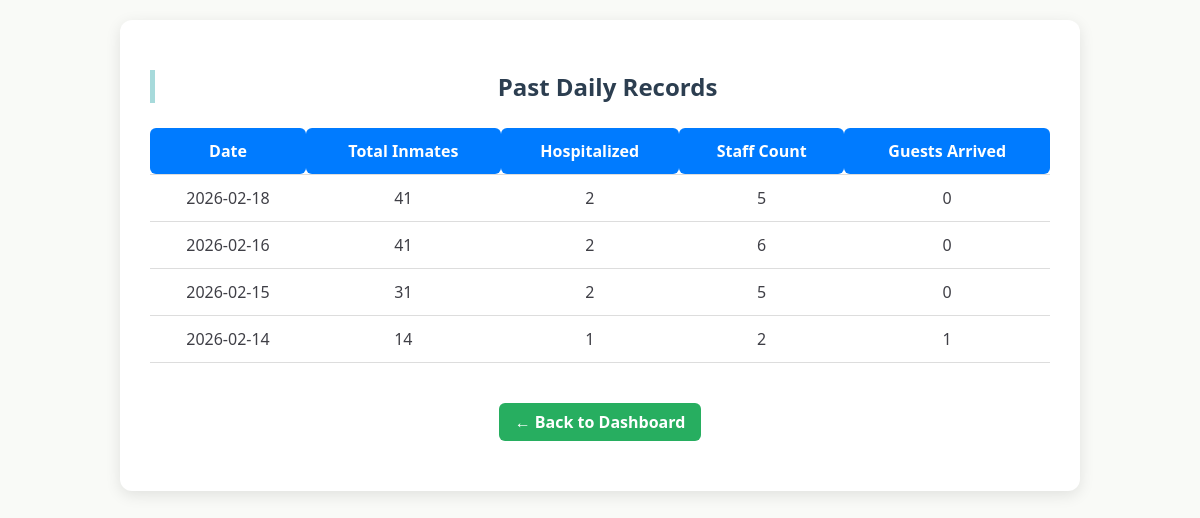
Page /admin/records (signed in) on the earlier database version.
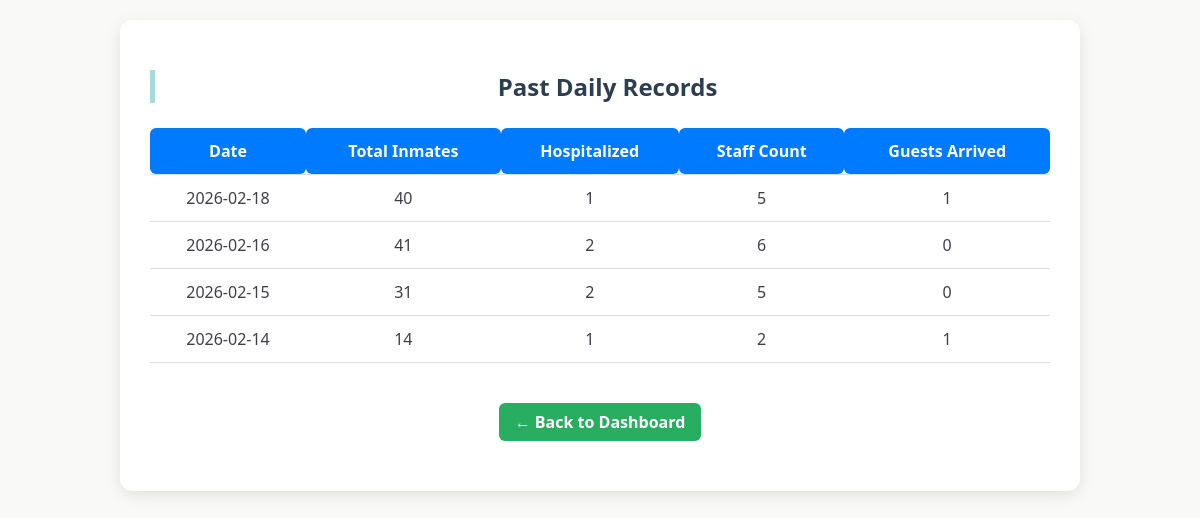
Same page on the later database version.
### tables this page shows
CREATE TABLE daily_records (
        id INTEGER PRIMARY KEY AUTOINCREMENT,
        date TEXT UNIQUE,  -- Added UNIQUE here to support REPLACE logic
        total_inmates INTEGER,
        active_inmates INTEGER,  -- Ensure this is added
        hospitalized INTEGER,
        discharged INTEGER,
        male_inmates INTEGER,
        female_inmates INTEGER,
        new_inmates INTEGER,
        staff_count INTEGER,
        guests_arrived INTEGER
    , deceased INTEGER DEFAULT 0);

### app.py (the view)
@app.route("/admin/records")
def view_records():
    if 'admin' not in session:
        return redirect('/login')
    conn = get_db()
    cur = conn.cursor()
    cur.execute("SELECT * FROM daily_records ORDER BY date DESC")
    records = cur.fetchall()
    conn.close()
    return render_template("view_records.html", records=records)

### app.py (called while the page is built)
def get_db():
    conn = sqlite3.connect(DB)
    conn.row_factory = sqlite3.Row
    return conn

### templates/view_records.html (shortened to what this page needs)
<!DOCTYPE html>
<html lang="en">
<head>
    <link rel="stylesheet" href="{{ url_for('static', filename='style.css') }}">
</head>
<body>
<div class="view-container">
    <h2>Past Daily Records</h2>
    <table>
        <thead>
            <tr>
                <th>Date</th>
                <th>Total Inmates</th>
                <th>Hospitalized</th>
                <th>Staff Count</th>
                <th>Guests Arrived</th>
            </tr>
        </thead>
        <tbody>
            {% for record in records %}
            <tr>
                <td>{{ record['date'] }}</td>
                <td>{{ record['total_inmates'] }}</td>
                <td>{{ record['hospitalized'] }}</td>
                <td>{{ record['staff_count'] }}</td>
                <td>{{ record['guests_arrived'] }}</td>
            </tr>
            {% endfor %}
        </tbody>
    </table>
   <div class="admin-actions">
        <a href="/admin" class="back-btn">← Back to Dashboard</a>
    </div>
</div>
</body>
</html>

### static/style.css (style rules this page uses)
body { font-family: "Segoe UI", Arial, sans-serif; background: #F9FAF7; padding: 20px; margin: 0; color: #3F3F46; }
h2 { color: #2E2B5F; border-left: 5px solid #A7DADB; padding-left: 10px; }
a { display: inline-block; margin-top: 10px; color: #2E2B5F; text-decoration: none; font-weight: 600; }
.admin-actions { margin-top: 20px; text-align: right; }
.back-btn { padding: 8px 14px; background: #2e7d32; color: white; text-decoration: none; border-radius: 6px; transition: 0.3s; }
.admin-actions { display: flex; justify-content: center; gap: 10px; margin: 20px 0; }
.view-container { max-width:900px; margin:auto; background:#fff; padding:30px; border-radius:12px; box-shadow:0 4px 15px rgba(0,0,0,0.1); }
h2 { text-align:center; margin-bottom:20px; }
table { width:100%; border-collapse:collapse; }
th, td { padding:12px; border-bottom:1px solid #ddd; text-align:center; }
th { background:#007bff; color:#fff; border-radius:6px; }
a { text-decoration:none; color:#007bff; display:inline-block; margin-top:20px; }
.back-btn { display: inline-block; margin-top: 10px; text-decoration: none; color: #555; }
.admin-actions { margin-top: 30px; }
.back-btn { display: inline-block; padding: 10px 20px; background-color: #4CAF50; color: white; text-decoration: none; border-radius: 6px; transition: background 0.3s; }
h2 { margin-bottom: 25px; color: #2c3e50; }
.back-btn { background: #27ae60; color: white; padding: 8px 16px; border-radius: 6px; text-decoration: none; }
h2 { color: #2c3e50; margin-bottom: 25px; }

Differences in the rows shown:
removed daily_records: date "2026-02-18", total_inmates "41", hospitalized "2", staff_count "5", guests_arrived "0"
added daily_records: date "2026-02-18", total_inmates "40", hospitalized "1", staff_count "5", guests_arrived "1"
